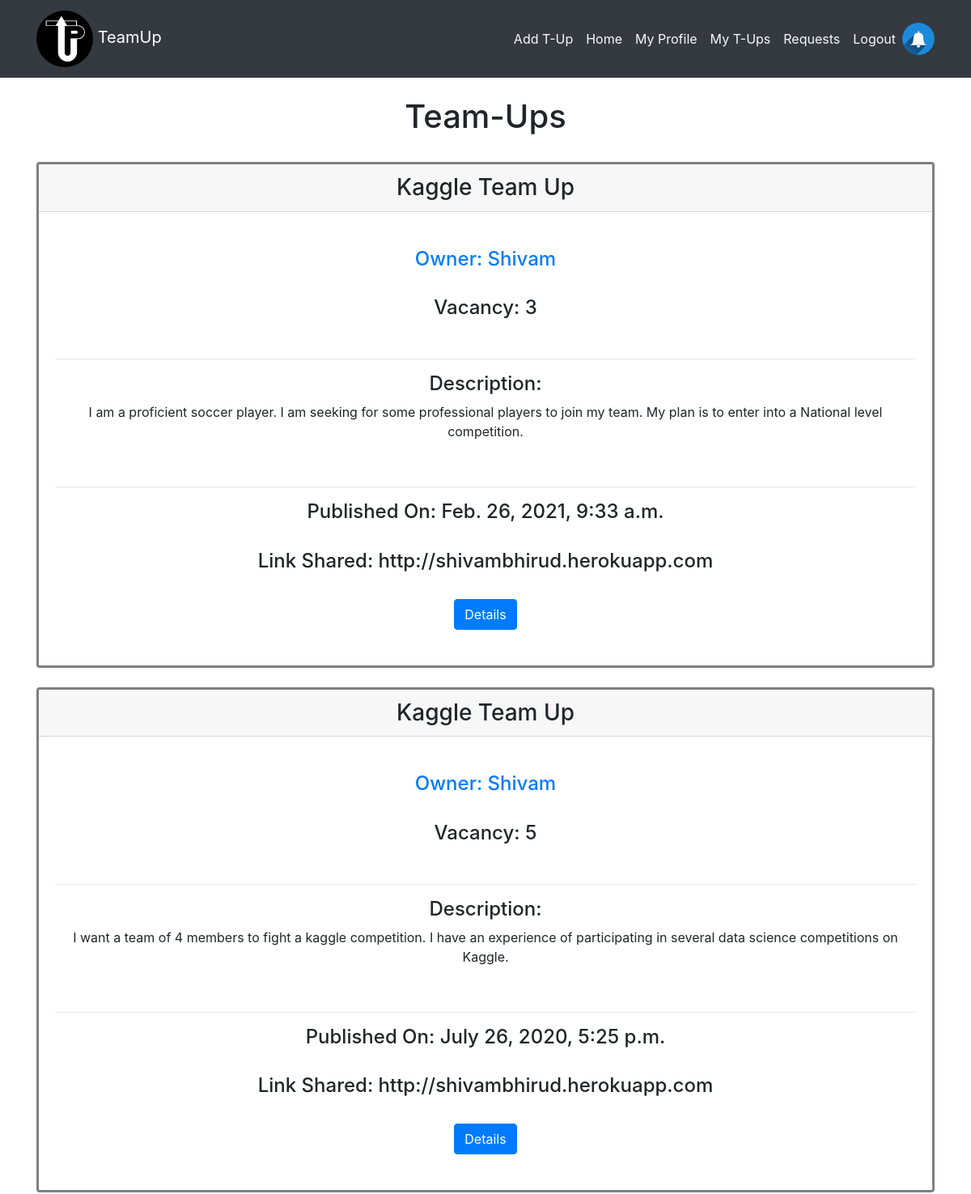
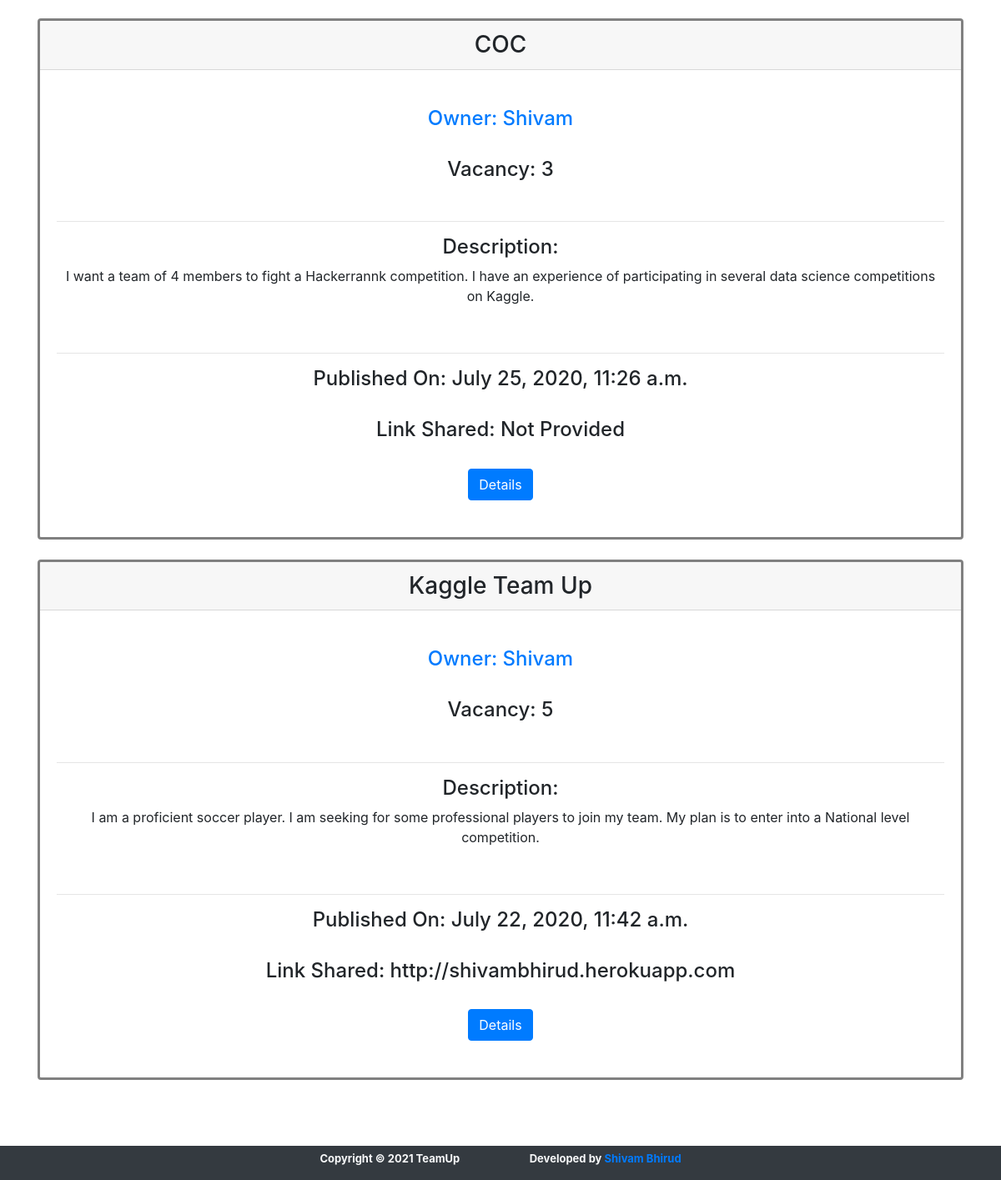
Screenshot of /team_up/user_teamups (signed in) with the database file from the repository (2 pictures, top to bottom).
### team_up/models.py (models this page shows, shortened)
class Teams(models.Model):
  category = models.CharField(max_length=100)
  relevant_url = models.URLField(default='Not Provided')
  pub_date = models.DateTimeField(null=True, blank=True)
  short_description = models.TextField(default='Not Provided', max_length=200)
  description = models.TextField(default='Not Provided', max_length=2000)
  vacancy = models.IntegerField(default=1)
  logged_in_user = models.ForeignKey(Extendeduser, on_delete=models.CASCADE)

### accounts/models.py (models this page shows, shortened)
class Extendeduser(models.Model):
	user = models.OneToOneField(User, primary_key=True, on_delete=models.CASCADE)
	first_name = models.CharField(max_length=255)
	last_name = models.CharField(max_length=255, default='')
	gender = models.CharField(max_length=255, blank=True, default='rather_not_say') #TODO CHECK THE ENUMS TO AVOID DUMMY ENTRY
	email = models.EmailField(verbose_name='email', max_length=60, default='')
	about_me = models.TextField(max_length=1000, default="Let's Team-up!")
	portfolio = models.URLField(default='Not Provided')
	linkedin = models.URLField(default='Not Provided')
	facebook = models.URLField(default='Not Provided')
	twitter = models.URLField(default='Not Provided')
	other_url = models.URLField(default='Not Provided')
	city = models.CharField(max_length=255, default='')
	country = models.CharField(max_length=255, default='') # TODO CREATE A DATA STRUCTURE TO SHOW THE IST OF COUNTRIES
	phone = models.CharField(max_length=17, default='0000000000')
	date_joined = models.DateTimeField(verbose_name='date_joined', auto_now=True)
	last_login = models.DateTimeField(verbose_name='last_login', auto_now=True)
	is_admin = models.BooleanField(default=False)
	is_superuser = models.BooleanField(default=False)

### team_up/views.py (the view)
# urls.py: path('user_teamups', views.user_teamups, name='user_teamups'),
def user_teamups(request):
	user_teams = Teams.objects.filter(
		logged_in_user_id=request.user.id).order_by('-pub_date')
	page = request.GET.get('page', 1)
	total_page_count = 5
	data = paginate(request, page, user_teams, total_page_count)
	return render(request, 'team_up/tup_groups.html', {'data': data})

### team_up/views.py (called while the page is built)
def paginate(request, page, teams, total_page_count):
	paginator = Paginator(teams, total_page_count)
	try:
		elements = paginator.page(page)
		return elements
	except PageNotAnInteger:
		elements = paginator.page(1)
		return elements
	except EmptyPage:
		elements = paginator.page(paginator.num_pages)
		return elements

### team_up/templates/team_up/tup_groups.html (shortened to what this page needs)
{% extends 'base.html' %}
{% load static %}
{% block content %}
<div class="col-md-12 text-center">
  <br>
  <h1>Team-Ups</h1>
</div>
{% for data in data %}
<form action="{% url 'show_teamup_details' %}" enctype="multipart/form-data" method="POST">
<br>
<div class="card text-center" style="border:solid grey;">
  <h3 class="card-header">{{ data.short_description }}</h3>
  <div class="card-body">
    <br>
    <a href="{% url 'user_profile' user=data.logged_in_user.user_id %}"><h4>Owner: {{ data.logged_in_user.first_name }}</h4></a>
    <br>
    <h4>Vacancy: {{ data.vacancy }}</h4>
    <br>
    <hr>
    <h4>Description: </h4>
    <p>{{ data.description }}</p>
    <br>
    <hr>
    <h4>Published On: {{ data.pub_date }}</h4>
    <br>
    <h4>Link Shared: {{ data.relevant_url }}</h4>
    <br>
    <div class="col-md-12 text-center">
    <button class="btn btn-primary" name="teamup_details" value="{{ data.id }}" type="submit">Details</button>
    </div>
    <br>
    </div>
  </div>
</form>
  {% endfor %}
<br>
<br>
<br>
<br>
<br>
{% endblock %}

### rows the page displays
Teams: short_description "Kaggle Team Up", logged_in_user.first_name "Shivam", vacancy "3", description "I am a proficient soccer player. I am seeking for some professional players to join my team. My plan is to enter into a National level competition.", pub_date "Feb. 26, 2021, 9:33 a.m.", relevant_url "http://shivambhirud.herokuapp.com", {{ data.id }} 11 (drawn)
Teams: short_description "Kaggle Team Up", logged_in_user.first_name "Shivam", vacancy "5", description "I want a team of 4 members to fight a kaggle competition. I have an experience of participating in several data science competitions on Kaggle.", pub_date "July 26, 2020, 5:25 p.m.", relevant_url "http://shivambhirud.herokuapp.com", {{ data.id }} 9 (drawn)
Teams: short_description "COC", logged_in_user.first_name "Shivam", vacancy "3", description "I want a team of 4 members to fight a Hackerrannk competition. I have an experience of participating in several data science competitions on Kaggle.", pub_date "July 25, 2020, 11:26 a.m.", relevant_url "Not Provided", {{ data.id }} 6 (drawn)
Teams: short_description "Kaggle Team Up", logged_in_user.first_name "Shivam", vacancy "5", description "I am a proficient soccer player. I am seeking for some professional players to join my team. My plan is to enter into a National level competition.", pub_date "July 22, 2020, 11:42 a.m.", relevant_url "http://shivambhirud.herokuapp.com", {{ data.id }} 1 (drawn)
